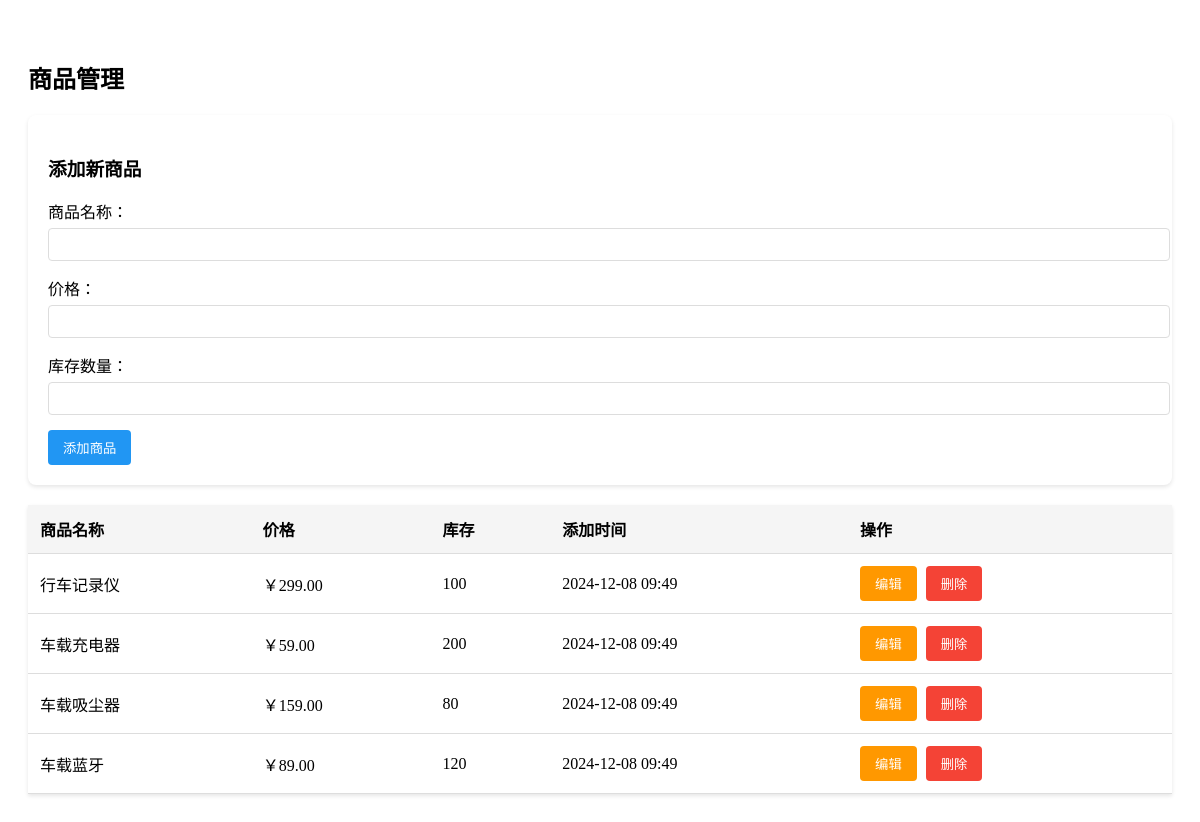
Screenshot of /seller/products.php (signed in) with the database file from the repository.
### tables this page shows
CREATE TABLE products (
    product_id INT PRIMARY KEY AUTO_INCREMENT,
    product_name VARCHAR(100) NOT NULL,
    price DECIMAL(10,2) NOT NULL,
    stock INT NOT NULL,
    seller_id INT,
    created_at TIMESTAMP DEFAULT CURRENT_TIMESTAMP,
    FOREIGN KEY (seller_id) REFERENCES users(user_id)
);

### seller/products.php (the view, shortened to what this page needs)
<?php
$db = Database::getInstance()->getConnection();
$sellerId = getCurrentUserId();
$stmt = $db->prepare("SELECT * FROM products WHERE seller_id = ? ORDER BY created_at DESC");
$stmt->execute([$sellerId]);
$products = $stmt->fetchAll(PDO::FETCH_ASSOC);
?>
<!DOCTYPE html>
<html>
<head>
</head>
<body>
    <div class="container">
        <h2>商品管理</h2>
        <div class="add-form">
            <h3>添加新商品</h3>
            <form id="addProductForm">
                <div class="form-group">
                    <label>商品名称：</label>
                    <input type="text" name="product_name" required>
                </div>
                <div class="form-group">
                    <label>价格：</label>
                    <input type="number" name="price" step="0.01" required>
                </div>
                <div class="form-group">
                    <label>库存数量：</label>
                    <input type="number" name="stock" required>
                </div>
                <button type="submit" class="btn btn-primary">添加商品</button>
            </form>
        </div>
        <table class="products-table">
            <thead>
                <tr>
                    <th>商品名称</th>
                    <th>价格</th>
                    <th>库存</th>
                    <th>添加时间</th>
                    <th>操作</th>
                </tr>
            </thead>
            <tbody>
                <?php foreach ($products as $product): ?>
                <tr data-id="<?php echo $product['product_id']; ?>">
                    <td class="product-name"><?php echo htmlspecialchars($product['product_name']); ?></td>
                    <td class="price">￥<?php echo number_format($product['price'], 2); ?></td>
                    <td class="stock"><?php echo $product['stock']; ?></td>
                    <td><?php echo date('Y-m-d H:i', strtotime($product['created_at'])); ?></td>
                    <td>
                        <button class="btn btn-warning edit-btn">编辑</button>
                        <button class="btn btn-danger delete-btn">删除</button>
                    </td>
                </tr>
                <?php endforeach; ?>
            </tbody>
        </table>
    </div>
</body>
</html>

### seller/products.php (style rules this page uses)
.container { max-width: 1200px; margin: 20px auto; padding: 20px; }
.add-form { background: white; padding: 20px; border-radius: 8px; box-shadow: 0 2px 4px rgba(0,0,0,0.1); margin-bottom: 20px; }
.form-group { margin-bottom: 15px; }
.form-group label { display: block; margin-bottom: 5px; }
.form-group input { width: 100%; padding: 8px; border: 1px solid #ddd; border-radius: 4px; }
.products-table { width: 100%; border-collapse: collapse; background: white; box-shadow: 0 2px 4px rgba(0,0,0,0.1); }
.products-table th, .products-table td { padding: 12px; text-align: left; border-bottom: 1px solid #ddd; }
.products-table th { background: #f5f5f5; }
.btn { padding: 8px 15px; border: none; border-radius: 4px; cursor: pointer; margin-right: 5px; }
.btn-primary { background: #2196F3; color: white; }
.btn-danger { background: #f44336; color: white; }
.btn-warning { background: #ff9800; color: white; }

### rows the page displays
products: product_name "行车记录仪", price "299.00", stock "100", created_at "2024-12-08 09:49"
products: product_name "车载充电器", price "59.00", stock "200", created_at "2024-12-08 09:49"
products: product_name "车载吸尘器", price "159.00", stock "80", created_at "2024-12-08 09:49"
products: product_name "车载蓝牙", price "89.00", stock "120", created_at "2024-12-08 09:49"
